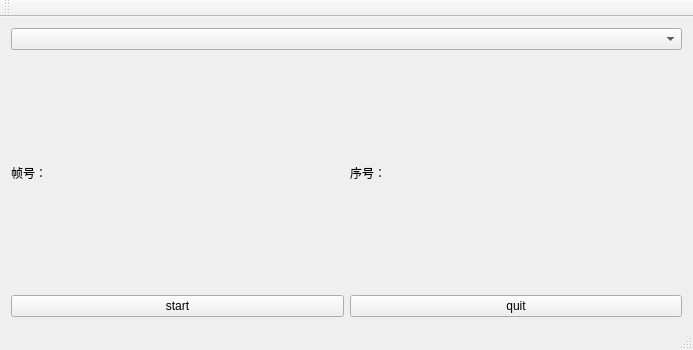
<?xml version="1.0" encoding="UTF-8"?>
<ui version="4.0">
 <class>MainWindow</class>
 <widget class="QMainWindow" name="MainWindow">
  <property name="geometry">
   <rect>
    <x>0</x>
    <y>0</y>
    <width>693</width>
    <height>350</height>
   </rect>
  </property>
  <property name="windowTitle">
   <string>MainWindow</string>
  </property>
  <widget class="QWidget" name="centralWidget">
   <layout class="QGridLayout" name="gridLayout">
    <item row="0" column="0" colspan="2">
     <widget class="QComboBox" name="net_cBox"/>
    </item>
    <item row="2" column="0" colspan="2">
     <layout class="QHBoxLayout" name="horizontalLayout_2">
      <item>
       <widget class="QPushButton" name="pushButton">
        <property name="text">
         <string>start</string>
        </property>
       </widget>
      </item>
      <item>
       <widget class="QPushButton" name="pushButton_2">
        <property name="text">
         <string>quit</string>
        </property>
       </widget>
      </item>
     </layout>
    </item>
    <item row="1" column="0" colspan="2">
     <layout class="QHBoxLayout" name="horizontalLayout">
      <item>
       <widget class="QLabel" name="label">
        <property name="text">
         <string>帧号：</string>
        </property>
       </widget>
      </item>
      <item>
       <widget class="QLabel" name="index_lab">
        <property name="text">
         <string/>
        </property>
       </widget>
      </item>
      <item>
       <widget class="QLabel" name="label_2">
        <property name="text">
         <string>序号：</string>
        </property>
       </widget>
      </item>
      <item>
       <widget class="QLabel" name="label_3">
        <property name="text">
         <string/>
        </property>
       </widget>
      </item>
     </layout>
    </item>
   </layout>
  </widget>
  <widget class="QMenuBar" name="menuBar">
   <property name="geometry">
    <rect>
     <x>0</x>
     <y>0</y>
     <width>693</width>
     <height>23</height>
    </rect>
   </property>
  </widget>
  <widget class="QToolBar" name="mainToolBar">
   <attribute name="toolBarArea">
    <enum>TopToolBarArea</enum>
   </attribute>
   <attribute name="toolBarBreak">
    <bool>false</bool>
   </attribute>
  </widget>
  <widget class="QStatusBar" name="statusBar"/>
 </widget>
 <layoutdefault spacing="6" margin="11"/>
 <resources/>
 <connections/>
</ui>
